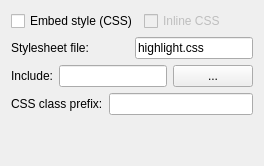
                <widget class="QWidget" name="tabWidgetPage1">
                 <attribute name="title">
                  <string>Stylesheets</string>
                 </attribute>
                 <layout class="QGridLayout" name="gridLayout_4">
                  <item row="0" column="0">
                   <layout class="QHBoxLayout" name="horizontalLayout_10">
                    <item>
                     <widget class="QCheckBox" name="cbHTMLEmbedStyle">
                      <property name="toolTip">
                       <string>Include the style information in each output file.</string>
                      </property>
                      <property name="text">
                       <string>Embed style (CSS)</string>
                      </property>
                     </widget>
                    </item>
                    <item>
                     <widget class="QCheckBox" name="cbHTMLInlineCSS">
                      <property name="enabled">
                       <bool>false</bool>
                      </property>
                      <property name="toolTip">
                       <string>Add CSS information to each tag (do not use CSS class definitions).</string>
                      </property>
                      <property name="text">
                       <string>Inline CSS</string>
                      </property>
                      <property name="checkable">
                       <bool>true</bool>
                      </property>
                     </widget>
                    </item>
                   </layout>
                  </item>
                  <item row="1" column="0">
                   <layout class="QHBoxLayout" name="horizontalLayout_14">
                    <item>
                     <widget class="QLabel" name="label_19">
                      <property name="text">
                       <string>Stylesheet file:</string>
                      </property>
                     </widget>
                    </item>
                    <item>
                     <widget class="QLineEdit" name="leHTMLStyleFile">
                      <property name="sizePolicy">
                       <sizepolicy hsizetype="Preferred" vsizetype="Fixed">
                        <horstretch>0</horstretch>
                        <verstretch>0</verstretch>
                       </sizepolicy>
                      </property>
                      <property name="toolTip">
                       <string>Name of the referenced style file.</string>
                      </property>
                      <property name="text">
                       <string>highlight.css</string>
                      </property>
                     </widget>
                    </item>
                   </layout>
                  </item>
                  <item row="2" column="0">
                   <layout class="QHBoxLayout" name="horizontalLayout_9">
                    <item>
                     <widget class="QLabel" name="label_20">
                      <property name="text">
                       <string>Include:</string>
                      </property>
                     </widget>
                    </item>
                    <item>
                     <widget class="QLineEdit" name="leHTMLStyleIncFile">
                      <property name="toolTip">
                       <string>Path of the CSS include file.</string>
                      </property>
                     </widget>
                    </item>
                    <item>
                     <widget class="QPushButton" name="pbHTMLChooseStyleIncFile">
                      <property name="toolTip">
                       <string>Select a CSS include file.</string>
                      </property>
                      <property name="text">
                       <string>...</string>
                      </property>
                     </widget>
                    </item>
                   </layout>
                  </item>
                  <item row="3" column="0">
                   <layout class="QHBoxLayout" name="horizontalLayout_7">
                    <item>
                     <widget class="QLabel" name="label">
                      <property name="text">
                       <string>CSS class prefix:</string>
                      </property>
                     </widget>
                    </item>
                    <item>
                     <widget class="QLineEdit" name="leHTMLCssPrefix">
                      <property name="toolTip">
                       <string>Add a CSS class name prefix to avoid namespace clashes.</string>
                      </property>
                      <property name="text">
                       <string/>
                      </property>
                     </widget>
                    </item>
                   </layout>
                  </item>
                  <item row="4" column="0">
                   <spacer name="verticalSpacer_9">
                    <property name="orientation">
                     <enum>Qt::Vertical</enum>
                    </property>
                    <property name="sizeType">
                     <enum>QSizePolicy::MinimumExpanding</enum>
                    </property>
                    <property name="sizeHint" stdset="0">
                     <size>
                      <width>20</width>
                      <height>40</height>
                     </size>
                    </property>
                   </spacer>
                  </item>
                 </layout>
                </widget>
